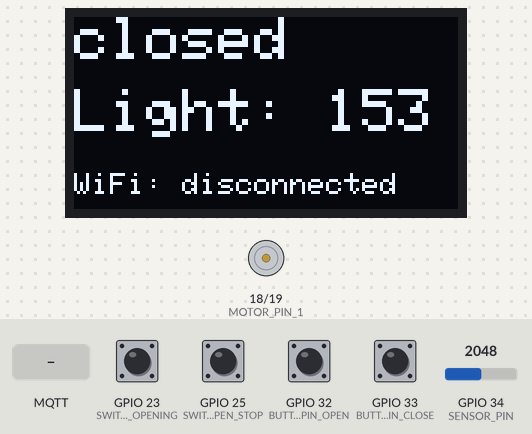
The sketch below on a simulated ESP32. On the bench: 128×64 one-colour display, motor-driver pin pairs drawn as motors (green arrow = first pin HIGH = forward, orange = second pin HIGH = backward, longer = more drive). Inputs (shaded band) come from the test bench; at power-on: GPIO 23 (SWITCH_PIN_OPENING), GPIO 25 (SWITCH_PIN_OPEN_STOP), GPIO 32 (BUTTON_PIN_OPEN), GPIO 33 (BUTTON_PIN_CLOSE) HIGH, GPIO 34 (SENSOR_PIN) = 2048 (analog values on the 0–4095 scale). WiFi joins after 1.5 s; servers stay silent unless stated; no MQTT or app messages arrive unless stated; what the sketch prints to the serial monitor is not drawn.

Above: at 1.3 s.
1.4 s: GPIO 32 (BUTTON_PIN_OPEN) pulled LOW for 0.15 s
At 1.6 s:
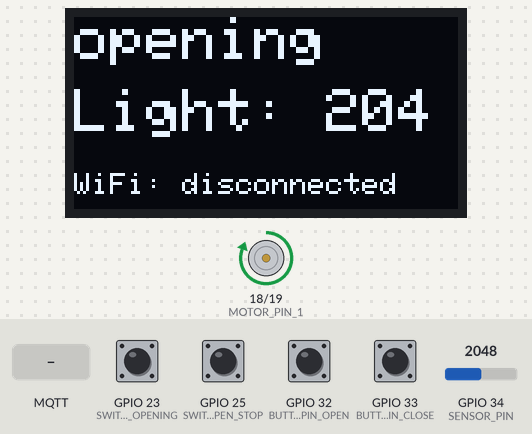
2.1 s: GPIO 33 (BUTTON_PIN_CLOSE) pulled LOW for 1 s
At 5.0 s:
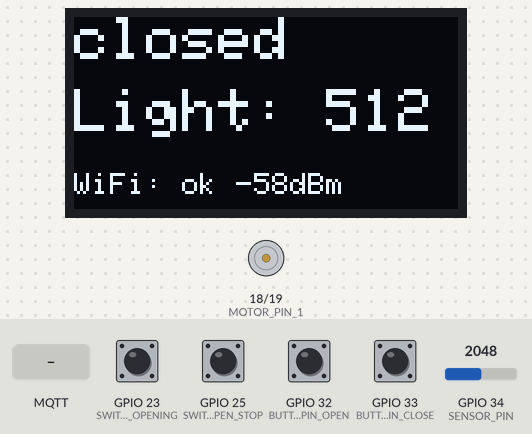
6.1 s: GPIO 32 (BUTTON_PIN_OPEN) pulled LOW for 1 s
At 7.4 s:
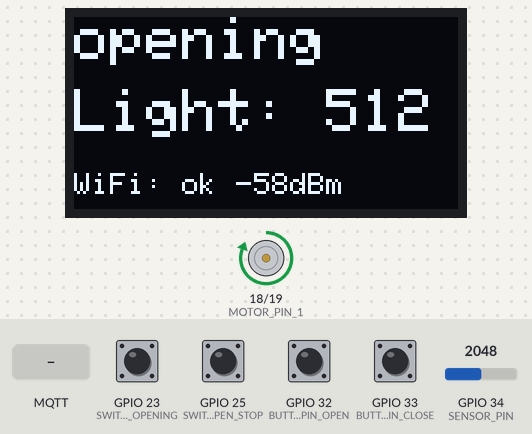
8.6 s: GPIO 25 (SWITCH_PIN_OPEN_STOP) pulled LOW for 0.15 s
At 10.2 s:
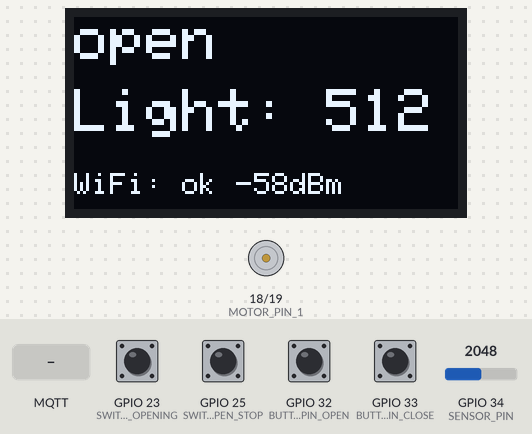
10.5 s: MQTT message "CLOSE" arrives on the first subscribed topic
At 11.6 s:
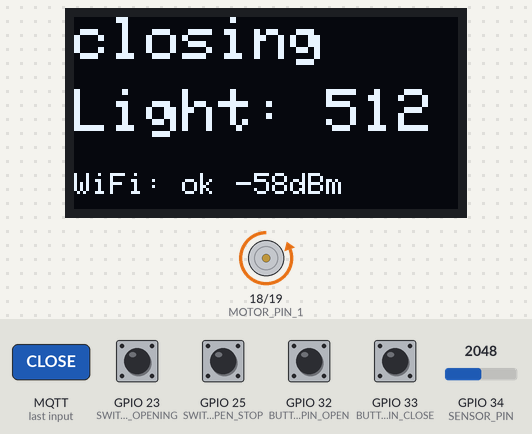
12.5 s: GPIO 34 (SENSOR_PIN) set to 1960
At 16.7 s:
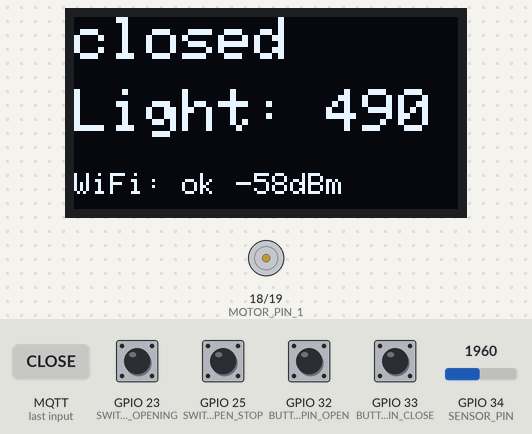
Timing chart, 0 to 17.0 s (numbered marks = the images above; inputs shaded):
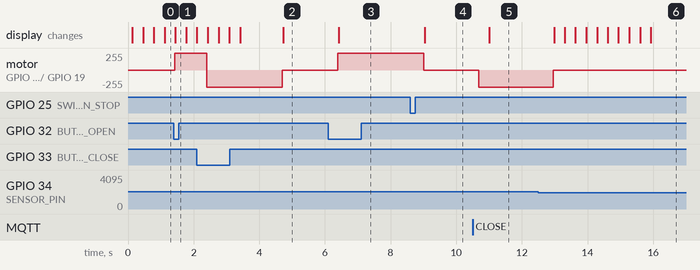

Measured:
- after the input at 1.4 s, motor on GPIO 18 (MOTOR_PIN_1) / GPIO 19 (MOTOR_PIN_2): stopped → forward 255/255 at once; the display: changes at once (image 1)
- after the input at 2.1 s, motor on GPIO 18 (MOTOR_PIN_1) / GPIO 19 (MOTOR_PIN_2): forward 255/255 → backward 255/255 after 0.30 s, → stopped 2.3 s later; the display: first changes after 0.34 s (image 2 shows a later state)
- after the input at 6.1 s, motor on GPIO 18 (MOTOR_PIN_1) / GPIO 19 (MOTOR_PIN_2): stopped → forward 255/255 after 0.29 s; the display: changes after 0.32 s (image 3)
- after the input at 8.6 s, motor on GPIO 18 (MOTOR_PIN_1) / GPIO 19 (MOTOR_PIN_2): forward 255/255 → stopped after 0.42 s; the display: changes after 0.44 s (image 4)
- after the input at 10.5 s, motor on GPIO 18 (MOTOR_PIN_1) / GPIO 19 (MOTOR_PIN_2): stopped → backward 255/255 after 0.18 s; the display: changes after 0.51 s (image 5)
- after the input at 12.5 s, the display: first changes after 0.48 s (image 6 shows a later state)

The sketch:

automatic_door_opener.ino
```cpp
#include "home_assistant_mqtt.h"
#include "status_display.h"

// ===== ESP32-only configuration =====
#ifndef ARDUINO_ARCH_ESP32
#error "This project now targets ESP32 boards only."
#endif

// Default mapping for ESP32 DevKit v1 (adjust to suit your wiring).
const int MOTOR_PIN_1 = 18;
const int MOTOR_PIN_2 = 19;
const int SWITCH_PIN_OPENING = 23;   // LOW when moving/opening
const int SWITCH_PIN_OPEN_STOP = 25; // LOW when fully opened (moved off I2C SCL pin)
const int SENSOR_PIN = 34;           // ADC1 channel (input only)
const int BUTTON_PIN_OPEN = 32;      // LOW when pressed
const int BUTTON_PIN_CLOSE = 33;     // LOW when pressed


// Define Door States
enum DoorState {
    DOOR_UNKNOWN,      // Initial state, before determining actual position
    DOOR_CLOSED,       // Door is fully closed
    DOOR_OPEN,         // Door is fully open
    OPENING_DOOR,      // Door is currently moving to open position
    CLOSING_DOOR,      // Door is currently moving to closed position
    ERROR_TIMEOUT      // Motor ran for too long without hitting a switch
};

// Global Variables for State Machine and Timing
DoorState currentDoorState = DOOR_UNKNOWN; // Initialize state to unknown
unsigned long motorStartTime = 0;       // Stores the millis() value when motor started
const unsigned long MOTOR_TIMEOUT_MS = 25000; // Max time motor is allowed to run (25 seconds)

// Light Sensor Hysteresis and Averaging
const int LIGHT_THRESHOLD_OPEN = 550; // If averaged light value goes ABOVE this, initiate opening
const int LIGHT_THRESHOLD_CLOSE = 80; // If averaged light value goes BELOW this, initiate closing
                                       // (LIGHT_THRESHOLD_CLOSE must be less than LIGHT_THRESHOLD_OPEN)

const int LIGHT_READING_COUNT = 10;    // Number of readings for averaging
int lightReadings[LIGHT_READING_COUNT]; // Array to store light sensor readings
int lightReadIndex = 0;                 // Current index in the readings array
long lightReadingsTotal = 0;           // Running sum of readings
int averagedLightValue = 0;             // The calculated average light value

const bool USE_LIGHT_SENSOR = true; // Set to false to disable light sensor functionality

// Variables for timed light-based state transitions
const unsigned long LIGHT_STABLE_TIME_MS = 10000; // Light condition must be stable for 10 seconds
unsigned long lightOpenTimerStart = 0;
unsigned long lightCloseTimerStart = 0;
bool lightOpenTimerActive = false;
bool lightCloseTimerActive = false;


// Variables for non-blocking Serial printing
unsigned long lastSerialPrintTime = 0;
const unsigned long SERIAL_PRINT_INTERVAL_MS = 1000; // Print every 1 second

enum PendingCommand {
  COMMAND_NONE,
  COMMAND_OPEN,
  COMMAND_CLOSE,
  COMMAND_STOP
};

volatile PendingCommand pendingCommand = COMMAND_NONE;

void notifyDoorState();
void setDoorState(DoorState newState);
void requestMotorOpen();
void requestMotorClose();
void requestMotorStop();

const char* currentDoorStateLabel() {
  switch (currentDoorState) {
    case DOOR_CLOSED: return "closed";
    case DOOR_OPEN: return "open";
    case OPENING_DOOR: return "opening";
    case CLOSING_DOOR: return "closing";
    case ERROR_TIMEOUT: return "error";
    case DOOR_UNKNOWN:
    default: return "unknown";
  }
}

void notifyDoorState() {
  homeAssistantPublishState();
}

void setDoorState(DoorState newState) {
  currentDoorState = newState;
  notifyDoorState();
  statusDisplaySetDoorState(currentDoorStateLabel());
}

// Motor helpers (non-blocking), ensure consistent state updates
void motorOpen() {
  digitalWrite(MOTOR_PIN_1, HIGH);
  digitalWrite(MOTOR_PIN_2, LOW);
  setDoorState(OPENING_DOOR);
  motorStartTime = millis();
  lightOpenTimerActive = false;
}

void motorClose() {
  digitalWrite(MOTOR_PIN_1, LOW);
  digitalWrite(MOTOR_PIN_2, HIGH);
  setDoorState(CLOSING_DOOR);
  motorStartTime = millis();
  lightCloseTimerActive = false;
}

void motorStop() {
  digitalWrite(MOTOR_PIN_1, LOW);
  digitalWrite(MOTOR_PIN_2, LOW);
  notifyDoorState();
  motorStartTime = 0;
  lightOpenTimerActive = false;
  lightCloseTimerActive = false;
}

void requestMotorOpen() {
  pendingCommand = COMMAND_OPEN;
}

void requestMotorClose() {
  pendingCommand = COMMAND_CLOSE;
}

void requestMotorStop() {
  pendingCommand = COMMAND_STOP;
}

void setup() {
  // --- Common pin setup ---
  pinMode(MOTOR_PIN_1, OUTPUT);
  pinMode(MOTOR_PIN_2, OUTPUT);
  pinMode(SWITCH_PIN_OPENING, INPUT_PULLUP);
  pinMode(SWITCH_PIN_OPEN_STOP, INPUT_PULLUP);
  pinMode(BUTTON_PIN_OPEN, INPUT_PULLUP);
  pinMode(BUTTON_PIN_CLOSE, INPUT_PULLUP);
  analogReadResolution(10);         // Match ESP8266 10-bit ADC scale for existing thresholds
  analogSetAttenuation(ADC_11db);   // Allow ~0-3.3V input on ADC1 pins

  Serial.begin(115200);
  delay(50);
  Serial.println("Chicken Coop Door Opener - Starting up...");

  homeAssistantMqttSetup(currentDoorStateLabel, requestMotorOpen, requestMotorClose, requestMotorStop);
  statusDisplaySetup();
  statusDisplaySetDoorState(currentDoorStateLabel());
  statusDisplaySetLightLevel(averagedLightValue);

  // Initialize light sensor readings array
  for (int i = 0; i < LIGHT_READING_COUNT; i++) {
    lightReadings[i] = 0;
  }

  // Report unknown until the loop determines real position
  setDoorState(DOOR_UNKNOWN);
  Serial.println("Initial State: DOOR_UNKNOWN");
  motorStop(); // Ensure motor is off initially until needed
}

// Function to read and average the light sensor value
void readLightSensor() {
    // Subtract the oldest reading from the total
    lightReadingsTotal = lightReadingsTotal - lightReadings[lightReadIndex];
    // Read the new value
    lightReadings[lightReadIndex] = analogRead(SENSOR_PIN);
    // Add the new reading to the total
    lightReadingsTotal = lightReadingsTotal + lightReadings[lightReadIndex];
    // Advance to the next position in the array
    lightReadIndex = (lightReadIndex + 1) % LIGHT_READING_COUNT;
    // Calculate the average
    averagedLightValue = lightReadingsTotal / LIGHT_READING_COUNT;
    statusDisplaySetLightLevel(averagedLightValue);
    homeAssistantPublishLightLevel(averagedLightValue);
}

bool readStableSwitch(int pin, unsigned long debounceTime = 300) {
  if (digitalRead(pin) == HIGH) {
    unsigned long start = millis();
    while (millis() - start < debounceTime) {
      if (digitalRead(pin) == LOW) return false; // bounced back
      yield(); // keep WiFi stack responsive during debounce window
    }
    return true; // stable high
  }
  return false;
}


void loop() {
  // keep MQTT alive
  homeAssistantMqttLoop();
  statusDisplayLoop();

  bool wifiOnline = homeAssistantWifiConnected();
  static bool lastWifiOnline = true;
  if (wifiOnline != lastWifiOnline) {
    lastWifiOnline = wifiOnline;
    Serial.println(wifiOnline
                       ? "WiFi restored – returning control to Home Assistant"
                       : "WiFi offline – enabling light-based fallback control");
  }
  bool allowLightAutomation = USE_LIGHT_SENSOR && !wifiOnline;
  if (!allowLightAutomation) {
    lightOpenTimerActive = false;
    lightCloseTimerActive = false;
  }

  if (pendingCommand != COMMAND_NONE) {
    PendingCommand cmd = pendingCommand;
    pendingCommand = COMMAND_NONE;
    switch (cmd) {
      case COMMAND_OPEN:
        Serial.println("Executing command: OPEN");
        motorOpen();
        break;
      case COMMAND_CLOSE:
        Serial.println("Executing command: CLOSE");
        motorClose();
        break;
      case COMMAND_STOP:
        Serial.println("Executing command: STOP");
        motorStop();
        setDoorState(DOOR_UNKNOWN);
        break;
      case COMMAND_NONE:
      default:
        break;
    }
  }

    // Always read and average the light sensor value
    readLightSensor();

    // Read end switch states
    int switchOpeningState = digitalRead(SWITCH_PIN_OPENING); // LOW when is opening
    int switchOpenState = digitalRead(SWITCH_PIN_OPEN_STOP);     // LOW when open
    bool isDoorFullyClosed = readStableSwitch(SWITCH_PIN_OPENING);
    bool isDoorFullyOpened = (switchOpenState == LOW);

    //Serial.print("Switch states: ");
    //Serial.print("Closed: ");
    //Serial.print(switchOpeningState == LOW ? "ACTIVE" : "INACTIVE");
    //Serial.print(" | Open: ");
    //Serial.println(switchOpenState == LOW ? "ACTIVE" : "INACTIVE");


    // Read manual button states (LOW when pressed)
    int buttonOpenState = digitalRead(BUTTON_PIN_OPEN);
    int buttonCloseState = digitalRead(BUTTON_PIN_CLOSE);

    // State Machine Logic
    switch (currentDoorState) {
        case DOOR_UNKNOWN:
            if (isDoorFullyClosed) {
                motorStop();
                setDoorState(DOOR_CLOSED);
                Serial.println("Transition: DOOR_UNKNOWN -> DOOR_CLOSED (Switch Indicates Closed)");
                break;
            }
            if (isDoorFullyOpened) {
                motorStop();
                setDoorState(DOOR_OPEN);
                Serial.println("Transition: DOOR_UNKNOWN -> DOOR_OPEN (Switch Indicates Open)");
                break;
            }
            // This state should primarily be handled in setup.
            // If we land here and motor is not running, transition to ERROR_TIMEOUT
            if (motorStartTime != 0 && millis() - motorStartTime >= MOTOR_TIMEOUT_MS) {
                 motorStop();
                 setDoorState(ERROR_TIMEOUT);
                 Serial.println("ERROR: DOOR_UNKNOWN Timeout during startup!");
            }
            // Allow manual override from unknown state
            if (buttonOpenState == LOW) {
                motorOpen();
                Serial.println("Transition: DOOR_UNKNOWN -> OPENING_DOOR (Manual Override)");
            } else if (buttonCloseState == LOW) {
                motorClose();
                Serial.println("Transition: DOOR_UNKNOWN -> CLOSING_DOOR (Manual Override)");
            }
            break;

        case DOOR_CLOSED:
            // Manual override takes precedence
            if (buttonOpenState == LOW) {
                motorOpen();
                Serial.println("Transition: DOOR_CLOSED -> OPENING_DOOR (Manual Override)");
            }
            // Automatic open based on light sensor
            else if (allowLightAutomation) {
                unsigned long now = millis();
                if (averagedLightValue > LIGHT_THRESHOLD_OPEN) {
                    if (!lightOpenTimerActive) {
                        lightOpenTimerActive = true;
                        lightOpenTimerStart = now;
                        Serial.println("Light condition met for opening. Starting 10s timer...");
                    } else if (now - lightOpenTimerStart >= LIGHT_STABLE_TIME_MS) {
                        motorOpen();
                        Serial.println("Transition: DOOR_CLOSED -> OPENING_DOOR (Light > Threshold for 10s)");
                        lightOpenTimerActive = false;
                    }
                } else if (lightOpenTimerActive) {
                    lightOpenTimerActive = false;
                    Serial.println("Light condition for opening canceled.");
                }
            } else {
                lightOpenTimerActive = false;
            }
            break;

        case DOOR_OPEN:
            // Manual override takes precedence
            if (buttonCloseState == LOW) {
                motorClose();
                Serial.println("Transition: DOOR_OPEN -> CLOSING_DOOR (Manual Override)");
            }
            // Automatic close based on light sensor (with 10-second delay)
            else if (allowLightAutomation) {
                unsigned long now = millis();
                if (averagedLightValue < LIGHT_THRESHOLD_CLOSE) {
                    if (!lightCloseTimerActive) {
                        lightCloseTimerActive = true;
                        lightCloseTimerStart = now;
                        Serial.println("Light condition met for closing. Starting 10s timer...");
                    } else if (now - lightCloseTimerStart >= LIGHT_STABLE_TIME_MS) {
                        motorClose();
                        Serial.println("Transition: DOOR_OPEN -> CLOSING_DOOR (Light < Threshold for 10s)");
                        lightCloseTimerActive = false;
                    }
                } else if (lightCloseTimerActive) {
                    lightCloseTimerActive = false;
                    Serial.println("Light condition for closing canceled.");
                }
            } else {
                lightCloseTimerActive = false;
            }
            break;

        case OPENING_DOOR:
            // Manual override: pressing CLOSE button during opening
            if (buttonCloseState == LOW) {
                motorStop(); // Stop current motion
                motorClose();
                Serial.println("Transition: OPENING_DOOR -> CLOSING_DOOR (Manual Override)");
                break; // Exit switch case to allow new state logic to run next loop
            }

            // Check if the door reached the open limit switch
            if (isDoorFullyOpened) { // Switch activated (pulled to LOW)
                motorStop();
                setDoorState(DOOR_OPEN);
                Serial.println("Transition: OPENING_DOOR -> DOOR_OPEN (Switch Hit)");
            }
            // Check for motor timeout
            else if (millis() - motorStartTime >= MOTOR_TIMEOUT_MS) {
                motorStop();
                setDoorState(ERROR_TIMEOUT);
                Serial.println("ERROR: OPENING_DOOR Timeout!");
            }
            break;

        case CLOSING_DOOR:
            // Manual override: pressing OPEN button during closing
            if (buttonOpenState == LOW) {
                motorStop(); // Stop current motion
                motorOpen();
                Serial.println("Transition: CLOSING_DOOR -> OPENING_DOOR (Manual Override)");
                break; // Exit switch case to allow new state logic to run next loop
            }

            // Check if the door reached the closed limit switch
            // motor must run at least 2s before we check if doors are closed
            if (millis() - motorStartTime >= 2000 && isDoorFullyClosed) { // Switch activated (pulled to LOW)
                motorStop();
                setDoorState(DOOR_CLOSED);
                Serial.println("Transition: CLOSING_DOOR -> DOOR_CLOSED (Switch Hit)");
            }
            // Check for motor timeout
            else if (millis() - motorStartTime >= MOTOR_TIMEOUT_MS) {
                motorStop();
                setDoorState(ERROR_TIMEOUT);
                Serial.println("ERROR: CLOSING_DOOR Timeout!");
            }
            break;

        case ERROR_TIMEOUT:
            motorStop(); // Ensure motor is off
            // Allow manual override to clear error state and attempt movement
            if (buttonOpenState == LOW) {
                motorOpen();
                Serial.println("Transition: ERROR_TIMEOUT -> OPENING_DOOR (Manual Override)");
            } else if (buttonCloseState == LOW) {
                motorClose();
                Serial.println("Transition: ERROR_TIMEOUT -> CLOSING_DOOR (Manual Override)");
            }
            // Otherwise, stay in error state and log
            else {
                // Only print this periodically to avoid flooding serial
                static unsigned long lastErrorPrintTime = 0;
                if (millis() - lastErrorPrintTime >= 5000) { // Print error every 5 seconds
                    lastErrorPrintTime = millis();
                    Serial.println("ERROR_TIMEOUT state. Manual intervention via buttons or reset required.");
                }
            }
            break;
    }

    // Non-blocking Serial Debugging Output
    if (millis() - lastSerialPrintTime >= SERIAL_PRINT_INTERVAL_MS) {
        lastSerialPrintTime = millis();
        Serial.print("State: ");
        switch (currentDoorState) {
            case DOOR_UNKNOWN: Serial.print("DOOR_UNKNOWN"); break;
            case DOOR_CLOSED: Serial.print("DOOR_CLOSED"); break;
            case DOOR_OPEN: Serial.print("DOOR_OPEN"); break;
            case OPENING_DOOR: Serial.print("OPENING_DOOR"); break;
            case CLOSING_DOOR: Serial.print("CLOSING_DOOR"); break;
            case ERROR_TIMEOUT: Serial.print("ERROR_TIMEOUT"); break;
        }
        Serial.print(" | Light Avg: ");
        Serial.print(averagedLightValue);
        Serial.print(" | SwOpening: ");
        Serial.print(switchOpeningState == LOW ? "ACTIVE" : "INACTIVE");
        Serial.print(" | SwOpen: ");
        Serial.print(switchOpenState == LOW ? "ACTIVE" : "INACTIVE");
        Serial.print(" | BtnOpen: ");
        Serial.print(buttonOpenState == LOW ? "PRESSED" : "RELEASED");
        Serial.print(" | BtnClose: ");
        Serial.print(buttonCloseState == LOW ? "PRESSED" : "RELEASED");
        if (currentDoorState == OPENING_DOOR || currentDoorState == CLOSING_DOOR) {
            Serial.print(" | Motor Run Time: ");
            Serial.print((millis() - motorStartTime) / 1000);
            Serial.print("s / ");
            Serial.print(MOTOR_TIMEOUT_MS / 1000);
            Serial.print("s");
        }
        Serial.println();
    }
}
```

home_assistant_mqtt.h
```cpp
#pragma once

#include <Arduino.h>

// Initializes WiFi and MQTT connectivity for Home Assistant.
// Provide helpers for reporting door state and controlling the motor.
void homeAssistantMqttSetup(const char* (*stateLabelFn)(),
                            void (*openFn)(),
                            void (*closeFn)(),
                            void (*stopFn)());

// Keeps MQTT connection alive and periodically republishes state.
void homeAssistantMqttLoop();

// Immediately publishes the current door state to MQTT, if connected.
void homeAssistantPublishState();

// Immediately publishes the latest light level to MQTT, if connected.
void homeAssistantPublishLightLevel(int lightLevel);

// Returns true when the ESP32 is associated with the configured Wi-Fi network.
bool homeAssistantWifiConnected();

// Returns true when the MQTT client is connected to the broker.
bool homeAssistantMqttConnected();
```

Source omitted: home_assistant_mqtt.cpp (7413 bytes), status_display.cpp (2997 bytes), status_display.h (269 bytes), wifi_secrets_template.h (350 bytes)
